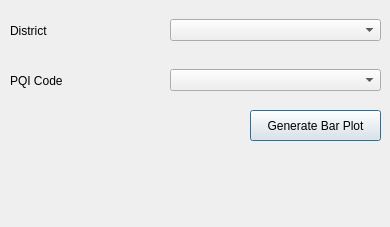
<?xml version="1.0" encoding="UTF-8"?>
<ui version="4.0">
 <class>Dialog</class>
 <widget class="QDialog" name="Dialog">
  <property name="geometry">
   <rect>
    <x>0</x>
    <y>0</y>
    <width>390</width>
    <height>227</height>
   </rect>
  </property>
  <property name="windowTitle">
   <string>Dialog</string>
  </property>
  <widget class="QPushButton" name="pushButton">
   <property name="geometry">
    <rect>
     <x>250</x>
     <y>110</y>
     <width>131</width>
     <height>31</height>
    </rect>
   </property>
   <property name="text">
    <string>Generate Bar Plot</string>
   </property>
  </widget>
  <widget class="QWidget" name="verticalLayoutWidget">
   <property name="geometry">
    <rect>
     <x>170</x>
     <y>10</y>
     <width>211</width>
     <height>41</height>
    </rect>
   </property>
   <layout class="QVBoxLayout" name="verticalLayout">
    <item>
     <widget class="QComboBox" name="comboBox"/>
    </item>
   </layout>
  </widget>
  <widget class="QWidget" name="verticalLayoutWidget_2">
   <property name="geometry">
    <rect>
     <x>10</x>
     <y>10</y>
     <width>160</width>
     <height>41</height>
    </rect>
   </property>
   <layout class="QVBoxLayout" name="verticalLayout_2">
    <item>
     <widget class="QLabel" name="label_3">
      <property name="text">
       <string>District</string>
      </property>
     </widget>
    </item>
   </layout>
  </widget>
  <widget class="QWidget" name="verticalLayoutWidget_3">
   <property name="geometry">
    <rect>
     <x>10</x>
     <y>60</y>
     <width>160</width>
     <height>41</height>
    </rect>
   </property>
   <layout class="QVBoxLayout" name="verticalLayout_3">
    <item>
     <widget class="QLabel" name="label_4">
      <property name="text">
       <string>PQI Code</string>
      </property>
     </widget>
    </item>
   </layout>
  </widget>
  <widget class="QWidget" name="verticalLayoutWidget_4">
   <property name="geometry">
    <rect>
     <x>170</x>
     <y>60</y>
     <width>211</width>
     <height>41</height>
    </rect>
   </property>
   <layout class="QVBoxLayout" name="verticalLayout_4">
    <item>
     <widget class="QComboBox" name="comboBox_2"/>
    </item>
   </layout>
  </widget>
 </widget>
 <resources/>
 <connections/>
</ui>
